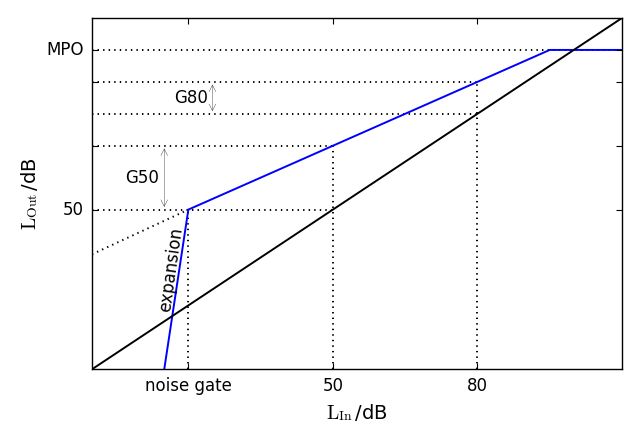

This chart was generated by the following Python code:
#!/usr/bin/env python
# -*- coding: utf-8 -*-
# This file is part of the HörTech Open Master Hearing Aid (openMHA)
# Copyright © 2018 2020 HörTech gGmbH
#
# openMHA is free software: you can redistribute it and/or modify
# it under the terms of the GNU Affero General Public License as published by
# the Free Software Foundation, version 3 of the License.
#
# openMHA is distributed in the hope that it will be useful,
# but WITHOUT ANY WARRANTY; without even the implied warranty of
# MERCHANTABILITY or FITNESS FOR A PARTICULAR PURPOSE.  See the
# GNU Affero General Public License, version 3 for more details.
#
# You should have received a copy of the GNU Affero General Public License, 
# version 3 along with openMHA.  If not, see <http://www.gnu.org/licenses/>.

# This python file recreates the plot stored in file dc_simple_in_out.py.
# It is not executed automatically by the build system builds because it needs
# python-matplotlib installed on the build agents.  To avoid creating more
# build dependencies, the generated .png file is also stored in git.

from matplotlib import pyplot as plt
import numpy as np
from math import atan2,atan



def main():
    fig = plt.figure()
    ax = fig.add_subplot(1, 1, 1)
    plt.xticks([20,50,80])
    plt.yticks([50, 70, 80, 90, 100])
    plt.xticks(fontsize=12)
    plt.yticks(fontsize=12)

    ax.set_yticklabels(['50', '', '80', '', 'MPO'])
    ax.set_xticklabels(['noise gate','50','80'])
    plt.ylabel(r'$\mathrm{L_{Out}}\,$/dB',size=14)
    plt.xlabel(r'$\mathrm{L_{In}}\,$/dB',size=14)
    ax.set_ylim([0,110])
    ax.set_xlim([0,110])
    x0=[0,20]
    y0=[110/3, 50]
    x1=[15, 20, 50, 80,95, 120 ]
    y1=[0, 50, 70, 90, 100, 100 ]
    x2=[0,x1[-1]]
    y2=x2

    plt.vlines([50], 0, 70,linestyles='dotted')
    plt.vlines([80], 0, 90,linestyles='dotted')
    plt.hlines([50], 0, 50,linestyles='dotted')
    plt.hlines([70], 0, 50,linestyles='dotted')
    plt.hlines([80], 0, 80,linestyles='dotted')
    plt.hlines([90], 0, 80,linestyles='dotted')
    plt.hlines([100], 0, 120,linestyles='dotted')
    plt.vlines([20], 0, 50,linestyles='dotted')
    points=np.array((15,25)).reshape((1,2))
    trans_angle=plt.gca().transData.transform_angles(np.array((atan2(50,5)*180/3.1415,)),points)[0]
    plt.annotate("expansion", xy=(19.5,45),va='top',ha='right',rotation=trans_angle)

    plt.annotate("", xy=(15,50), xytext=(15,70),arrowprops=dict(arrowstyle='<->'))
    plt.annotate("G50",xy=(14,60),va='center',ha='right')

    plt.annotate("", xy=(25,80), xytext=(25,90),arrowprops=dict(arrowstyle='<->'))
    plt.annotate("G80",xy=(24,85),va='center',ha='right')
    plt.plot(x0,y0,linestyle='dotted',color='black')
    plt.plot(x1,y1)
    plt.plot(x2,y2,color='black')
    plt.tight_layout()
    plt.savefig("dc_simple_in_out.png")
    plt.show()

with plt.style.context(u'seaborn-paper'):
    main()

